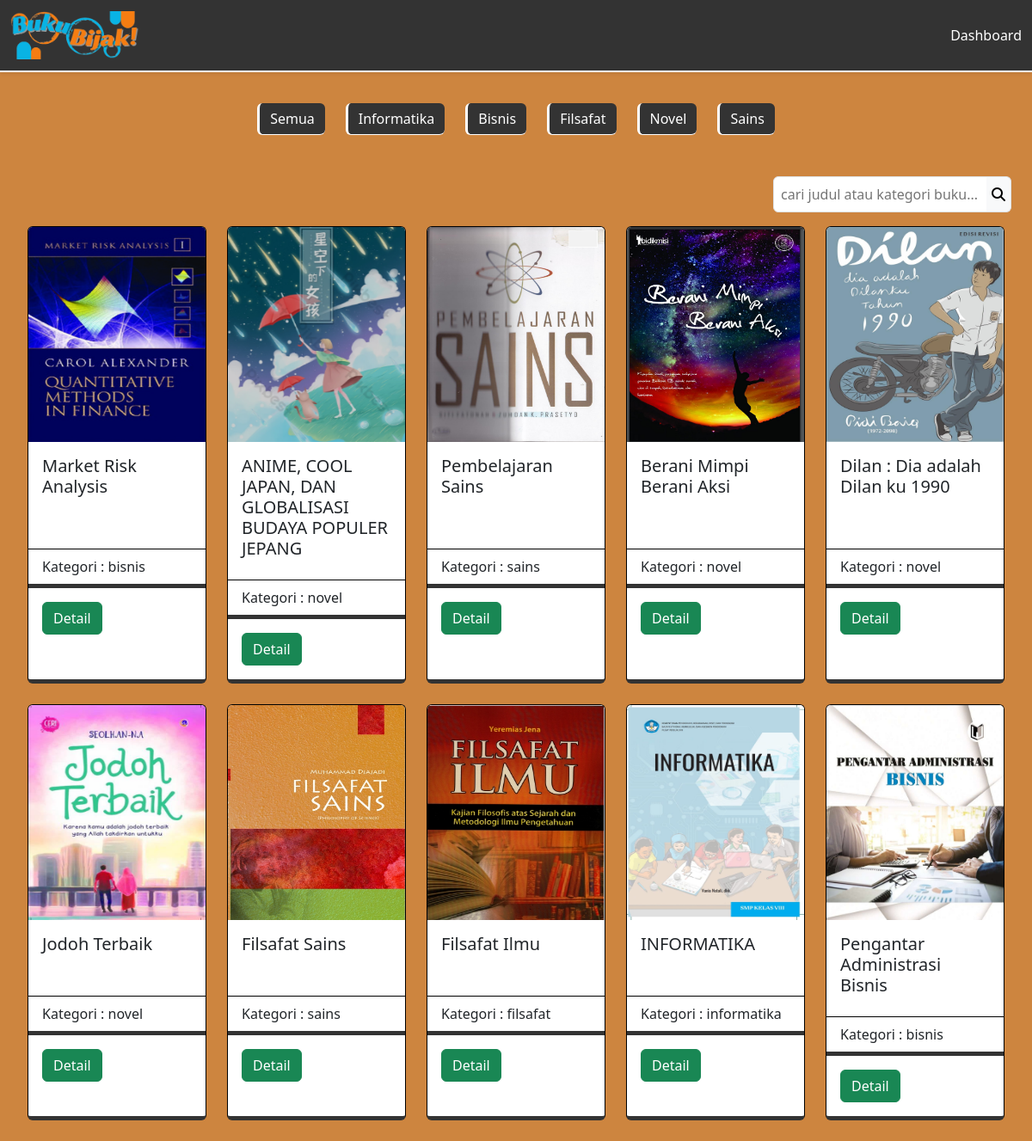
The page /DashboardMember/buku/daftarBuku.php (signed in) on the database its author committed.
### tables this page shows
CREATE TABLE `buku` (
  `cover` varchar(255) NOT NULL,
  `id_buku` varchar(20) NOT NULL,
  `kategori` varchar(255) NOT NULL,
  `judul` varchar(255) NOT NULL,
  `pengarang` varchar(255) NOT NULL,
  `penerbit` varchar(255) NOT NULL,
  `tahun_terbit` date NOT NULL,
  `jumlah_halaman` int(50) NOT NULL,
  `buku_deskripsi` text NOT NULL,
  `isi_buku` varchar(250) NOT NULL
);

### config/config.php (called while the page is built, shortened)
<?php
$host = "127.0.0.1";
$username = "root";
$password = "";
$database_name = "perpustakaan_ra";
$connection = mysqli_connect($host, $username, $password, $database_name);
function queryReadData($dataKategori) {
  global $connection;
  $result = mysqli_query($connection, $dataKategori);
  $items = [];
  while($item = mysqli_fetch_assoc($result)) {
    $items[] = $item;
  }
  return $items;
}
?>

### DashboardMember/buku/daftarBuku.php (the view, shortened to what this page needs)
<?php
require "../../config/config.php";
$buku = queryReadData("SELECT * FROM buku ORDER BY id_buku DESC");
?>
<!DOCTYPE html>
<html lang="en">
  <head>
    <link rel="stylesheet" href="../../css/daftarbuku.css">
    <link rel="stylesheet" href="../../css/style.css">
    <link href="https://cdn.jsdelivr.net/npm/bootstrap@5.3.2/dist/css/bootstrap.min.css" rel="stylesheet">
  </head>
  <body style="background-color: #CD853F ;">
    <nav class="navbar fixed-top  shadow-sm">
      <div class="container-fluid">
        <a class="navbar-brand" href="#">
          <img src="../../assets/logo2.png" alt="logo" width="130px">
        </a>
        <a class="btn nav-link" href="../dashboardMember.php">Dashboard</a>
      </div>
    </nav>
     <div class="p-4 mt-5">
      <div class="d-flex gap-2 mt-5 justify-content-center">
      <form action="" method="post">
        <div class="layout-card-custom">
         <button class="btn btn-outline-primary" type="submit">Semua</button>
         <button type="submit" name="informatika" class="btn btn-outline-primary">Informatika</button>
         <button type="submit" name="bisnis" class="btn btn-outline-primary">Bisnis</button>
         <button type="submit" name="filsafat" class="btn btn-outline-primary">Filsafat</button>
         <button type="submit" name="novel" class="btn btn-outline-primary">Novel</button>
         <button type="submit" name="sains" class="btn btn-outline-primary">Sains</button>
         </div>
        </form>
       </div>
       <form action="" method="post" class="mt-5">
       <div class="input-group d-flex justify-content-end mb-3">
         <input class="border p-2 rounded rounded-end-0 bg-tertiary" type="text" name="keyword" id="keyword" placeholder="cari judul atau kategori buku...">
         <button class="border border-start-0 bg-light rounded rounded-start-0" type="submit" name="search"><i class="fa-solid fa-magnifying-glass"></i></button>
       </div>
      </form>
    <div class="layout-card-custom">
       <?php foreach ($buku as $item) : ?>
       <div class="card" style="width: 13rem;">
         <img src="../../imgDB/<?= $item["cover"]; ?>" class="card-img-top" alt="coverBuku" height="250px">
         <div class="card-body">
           <h5 class="card-title"><?= $item["judul"]; ?></h5>
          </div>
          <ul class="list-group list-group-flush">
            <li class="list-group-item">Kategori : <?= $item["kategori"]; ?></li>
          </ul>
        <div class="card-body">
          <a class="btn btn-success" href="detailBuku.php?id=<?= $item["id_buku"]; ?>">Detail</a>
          </div>
        </div>
       <?php endforeach; ?>
      </div>
     </div>
    </body>
    </html>

### css/daftarbuku.css (style rules this page uses)
.container-fluid { background-color: #333 !important; }
.navbar { background-color: #333 !important; border-bottom: 2px solid white !important; }
.nav-link { color: white !important; }
.card { border: 1px solid black !important; transition : transform 0.3 ease ; transition: 0.5s; }

### css/style.css (style rules this page uses)
.btn-outline-primary { background-color: #333 !important; color: white !important; border: none !important; border-left: 3px solid !important; border-bottom:1px solid !important; }
.container-fluid { background-color: #333 !important; }
.navbar { background-color: #333 !important; border-bottom: 2px solid white !important; }
body { background-color: #CD853F !important ; }
img { width: 150px; }
.card { height: auto; justify-content: center; flex-wrap: wrap !important; transition: transform 0.3s ease; border-bottom: 5px solid #333 !important; }

### DashboardMember/buku/daftarBuku.php (style rules this page uses)
.layout-card-custom { display: flex; flex-wrap: wrap; justify-content: center; gap: 1.5rem; }

### rows shown on the page
buku: cover (picture), judul "Market Risk Analysis", kategori "bisnis"
buku: cover (picture), judul "ANIME, COOL JAPAN, DAN GLOBALISASI BUDAYA POPULER JEPANG", kategori "novel"
buku: cover (picture), judul "Pembelajaran Sains", kategori "sains"
buku: cover (picture), judul "Berani Mimpi Berani Aksi", kategori "novel"
buku: cover (picture), judul "Dilan : Dia adalah Dilan ku 1990", kategori "novel"
buku: cover (picture), judul "Jodoh Terbaik", kategori "novel"
buku: cover (picture), judul "Filsafat Sains", kategori "sains"
buku: cover (picture), judul "Filsafat Ilmu", kategori "filsafat"
buku: cover (picture), judul "INFORMATIKA", kategori "informatika"
buku: cover (picture), judul "Pengantar Administrasi Bisnis", kategori "bisnis"
